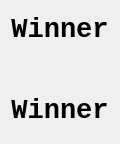
<?xml version="1.0" encoding="UTF-8"?>
<ui version="4.0">
 <class>QtShowWinnerDialog</class>
 <widget class="QDialog" name="QtShowWinnerDialog">
  <property name="geometry">
   <rect>
    <x>0</x>
    <y>0</y>
    <width>116</width>
    <height>144</height>
   </rect>
  </property>
  <property name="font">
   <font>
    <family>Courier New</family>
    <pointsize>20</pointsize>
    <weight>75</weight>
    <bold>true</bold>
   </font>
  </property>
  <property name="windowTitle">
   <string>Winner</string>
  </property>
  <layout class="QVBoxLayout" name="verticalLayout">
   <item>
    <widget class="QLabel" name="label_title">
     <property name="sizePolicy">
      <sizepolicy hsizetype="Preferred" vsizetype="Maximum">
       <horstretch>0</horstretch>
       <verstretch>0</verstretch>
      </sizepolicy>
     </property>
     <property name="text">
      <string>Winner</string>
     </property>
     <property name="alignment">
      <set>Qt::AlignCenter</set>
     </property>
    </widget>
   </item>
   <item>
    <widget class="QLabel" name="label_image">
     <property name="sizePolicy">
      <sizepolicy hsizetype="Preferred" vsizetype="Maximum">
       <horstretch>0</horstretch>
       <verstretch>0</verstretch>
      </sizepolicy>
     </property>
     <property name="text">
      <string/>
     </property>
     <property name="pixmap">
      <pixmap resource="GameConnectThree.qrc">:/images/ConnectThreePlayer1.png</pixmap>
     </property>
     <property name="alignment">
      <set>Qt::AlignCenter</set>
     </property>
    </widget>
   </item>
   <item>
    <widget class="QLabel" name="label_footer">
     <property name="sizePolicy">
      <sizepolicy hsizetype="Preferred" vsizetype="Maximum">
       <horstretch>0</horstretch>
       <verstretch>0</verstretch>
      </sizepolicy>
     </property>
     <property name="text">
      <string>Winner</string>
     </property>
     <property name="alignment">
      <set>Qt::AlignCenter</set>
     </property>
    </widget>
   </item>
  </layout>
 </widget>
 <resources>
  <include location="GameConnectThree.qrc"/>
 </resources>
 <connections/>
</ui>
